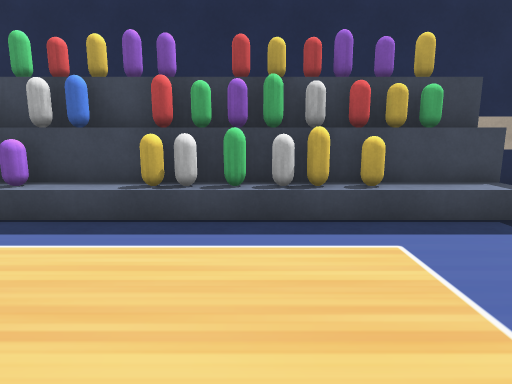
[1] (above)

16 first-person views from a walk through a scene from a Unity 3-D project. The camera is 1.4 m above the floor, tilts 10° down and sees 75° across. The floor is counted in squares, 1 m on a side. Each view is taken from the middle of a square. On the plan, view 1 faces up. The plan holds only what a view shows up to about 15 squares ahead; the rest is blank. The place goes on beyond the plan. The player is left out. Some surface patterns are stand-ins.

[2]
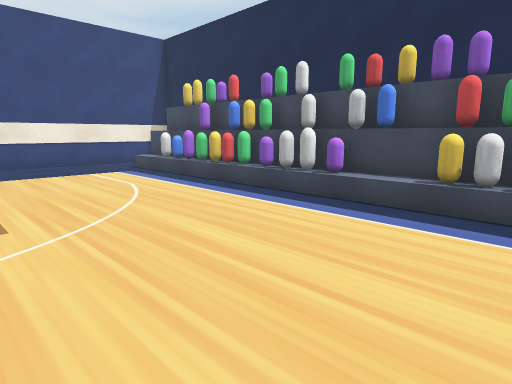

[3]
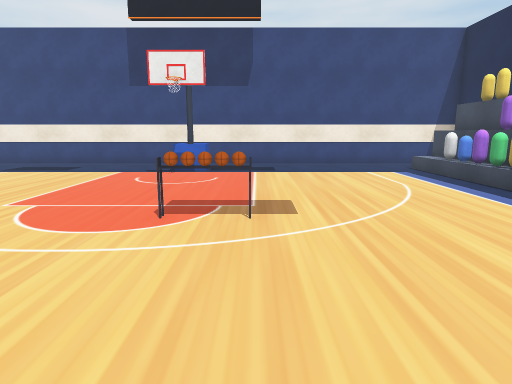

[4]
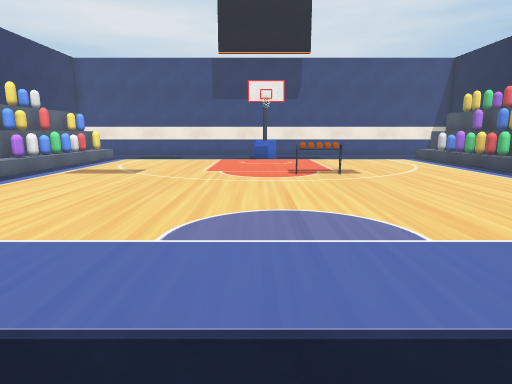

[5]
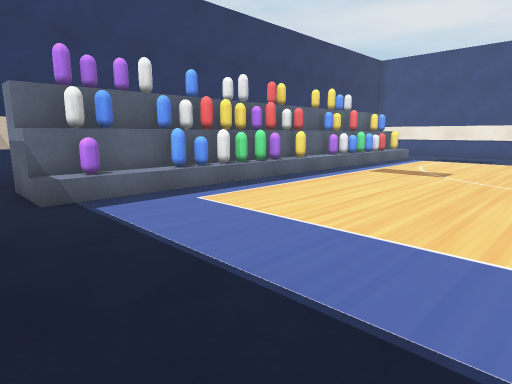

[6]
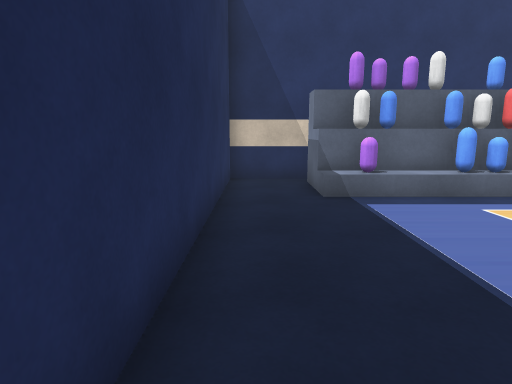

[7]
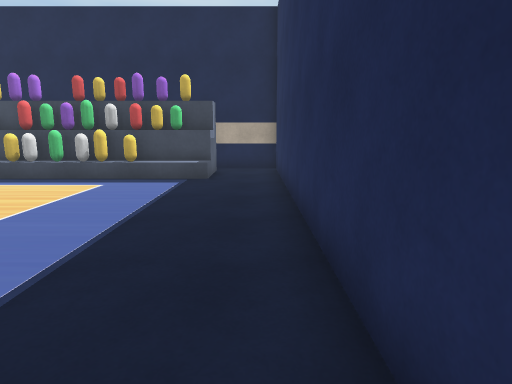

[8]
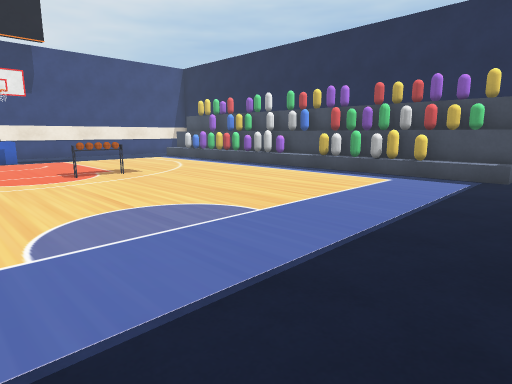

[9]
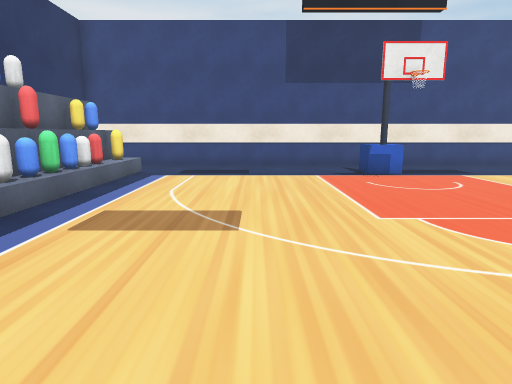

[10]
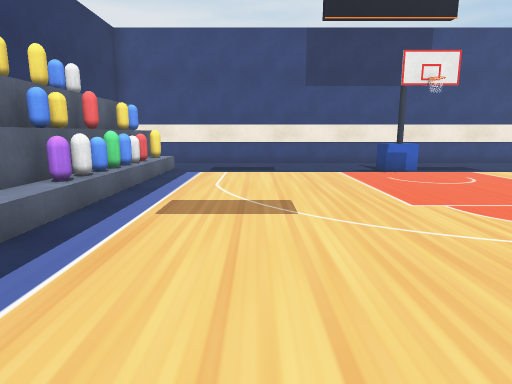

[11]
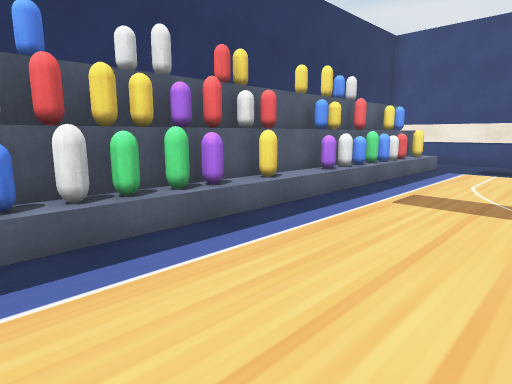

[12]
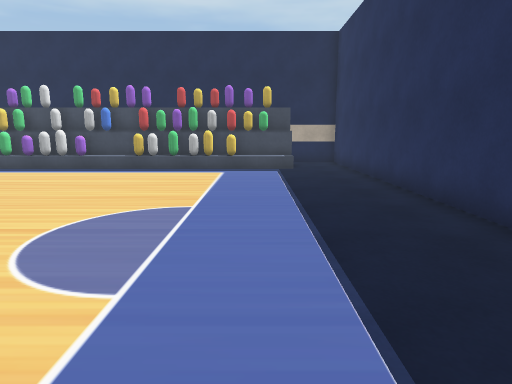

[13]
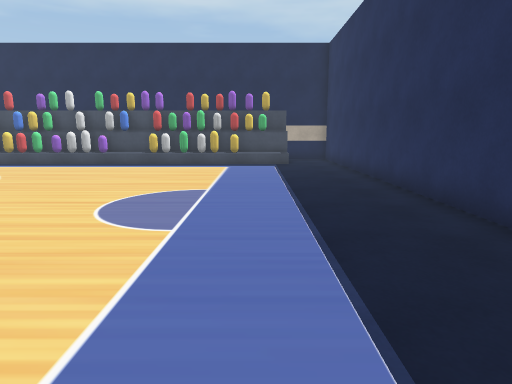

[14]
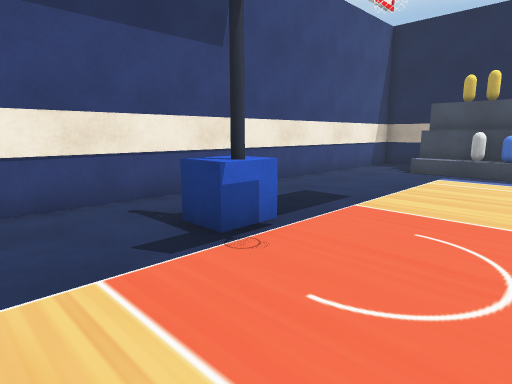

[15]
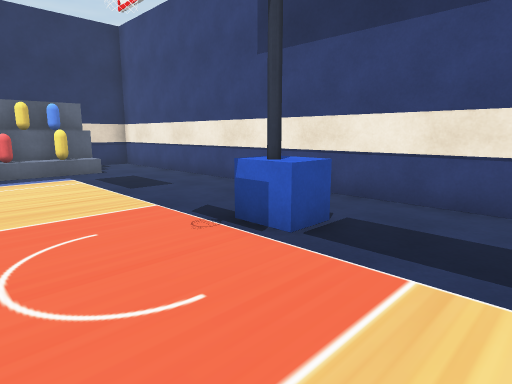

[16]
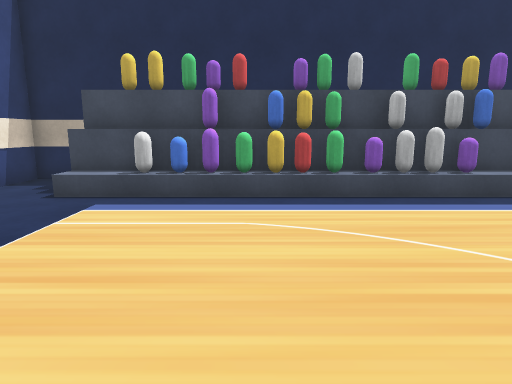

### Floor plan
Points are (right, up) in squares from view 1. A wall is a line through its corners. A room is listed if a view was taken in it or the views show most of it. See-through windows are left out.
Room 1 (views 1, 2, 3, 4, 5, 6, 7, 8, 9, 10, 11, 12, 13, 14, 15, 16)
walls: (-6.5, -13.9) (-5.5, -13.9); (-10.4, 6.9) (-13.5, 6.9); (1.5, -13.9) (2.5, -13.9); (-12.4, 6.1) (-13.5, 6.1); (3.5, -13.9) (4.5, -13.9); (4.5, -13.4) (4.5, -14.8); (4.5, 7.8) (4.5, 6.1) (3.4, 6.1); (-13.6, -13.1) (-12.4, -13.1); (-13.5, -13.9) (-9.4, -13.9); (4.4, -15.3) (6.8, -15.3) (6.8, 8.3) (4.4, 8.3); (-13.9, 8.3) (-15.8, 8.3) (-15.8, -15); (-15.4, -15.3) (-13.9, -15.3)
low walls: (1.5, -13.1) (2.6, -13.1)
objects: other object (-13, -4) to (-13, -3); other object (-12, -13); other object (-12, 6); other object (-11, -13); other object (-11, 6); other object (-10, -13); other object (-10, 6); other object (-10, 7); other object (-9, -14); other object (-9, -13); other object (-9, 5); other object (-9, 6); other object (-9, 7); other object (-8, -14); other object (-8, -13); other object (-8, 6); other object (-8, 7); other object (-7, -14); other object (-7, -13); other object (-7, 6); other object (-7, 7); other object (-6, -13); other object (-6, -2); other object (-6, -1); other object (-6, 6); other object (-6, 7) to (-5, 7); other object (-5, -14) to (-5, -13); other object (-5, 6); other object (-4, -14); other object (-4, -13); other object (-4, 6); other object (-4, 7); other object (-3, -14); other object (-3, -13); other object (-3, 6) to (-3, 7); other object (-2, -14); other object (-2, -13); other object (-2, 6); other object (-2, 7); other object (-1, -14); other object (-1, -13); other object (-1, 6); other object (-1, 7); other object (0, -14); other object (0, -13); other object (0, 5); other object (0, 6); other object (0, 7); other object (1, -14); other object (1, -13); other object (1, 6); other object (1, 7); other object (2, 6); other object (2, 7); other object (3, -13) to (4, -13); other object (3, 6) to (3, 7)

Where each view was taken, in squares from view 1:
view 1: 0 up, 0 right, facing up
view 2: 1 down, 0 right, facing up-left
view 3: 1 down, 0 right, facing left
view 4: 4 down, 6 right, facing left
view 5: 5 down, 6 right, facing down-left
view 6: 5 down, 6 right, facing down
view 7: 5 down, 6 right, facing up
view 8: 6 down, 6 right, facing up-left
view 9: 8 down, 1 left, facing left
view 10: 9 down, 0 right, facing left
view 11: 8 down, 1 right, facing down-left
view 12: 8 down, 3 right, facing up
view 13: 10 down, 3 right, facing up
view 14: 7 down, 9 left, facing up-left
view 15: 0 up, 9 left, facing down-left
view 16: 2 down, 9 left, facing up
